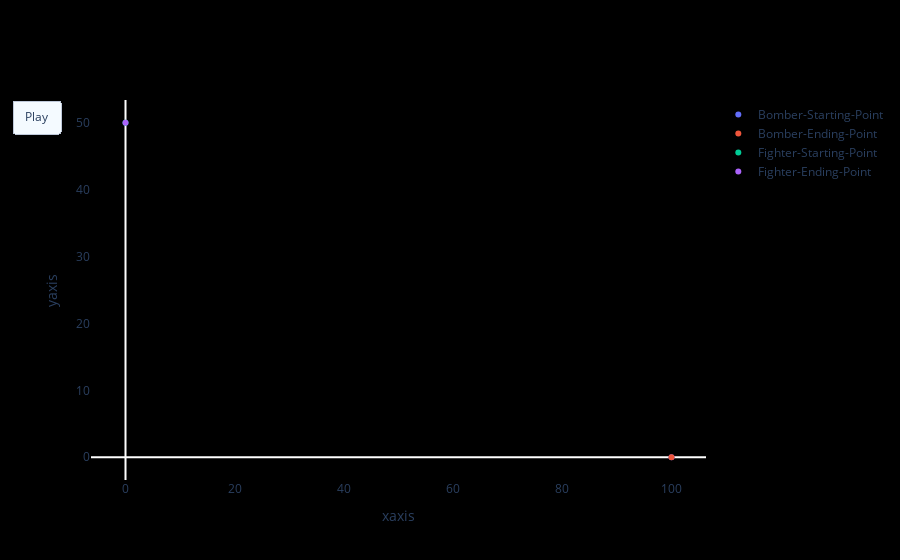

Notebook source saved alongside this figure:
### Code cell
# live animation code:
trace1 = go.Scatter(x=[df["Bomber-X"].iloc[0]], y=[df["Bomber-Y"].iloc[0]], 
                    mode="markers", name="Bomber-Starting-Point")
trace2 = go.Scatter(x=[df["Bomber-X"].iloc[0]], y=[df["Bomber-Y"].iloc[0]], 
                    mode="markers", name="Bomber-Ending-Point")
trace3 = go.Scatter(x=[df["Fighter-X"].iloc[0]], y=[df["Fighter-Y"].iloc[0]], 
                    mode="markers", name="Fighter-Starting-Point")
trace4 = go.Scatter(x=[df["Fighter-X"].iloc[0]], y=[df["Fighter-Y"].iloc[0]], 
                    mode="markers", name="Fighter-Ending-Point")

# trace5 = go.Scatter(x=df['Bomber-X'], y=df['Bomber-Y'], mode="lines", name="Bomber")
# trace6 = go.Scatter(x=df['Fighter-X'], y=df['Fighter-Y'], mode="lines", name="Fighter")

trace5 = go.Scatter(x=[], y=[], mode="lines", name="Bomber")
trace6 = go.Scatter(x=[], y=[], mode="lines", name="Fighter")

trace = [trace1, trace2, trace3, trace4, trace5, trace6]

# frames:
frames = []
for i in range(len(df)):
    frames.append(
        go.Frame(
            data=[
                # starting and ending
                go.Scatter(x=[df["Bomber-X"].iloc[0]], y=[df["Bomber-Y"].iloc[0]],
                           mode="markers", name="Bomber-Starting-Point"),
                go.Scatter(x=[df["Bomber-X"].iloc[-i]], y=[df["Bomber-Y"].iloc[-i]], 
                           mode="markers", name="Bomber-Ending-Point"),
                go.Scatter(x=[df["Fighter-X"].iloc[i]], y=[df["Fighter-Y"].iloc[i]],
                           mode="markers", name="Fighter-Starting-Point"),
                go.Scatter(x=[df["Fighter-X"].iloc[-i]], y=[df["Fighter-Y"].iloc[-i]], 
                           mode="markers", name="Fighter-Ending-Point"),
                
                # line ploting:
                go.Scatter(x=df['Bomber-X'][:i+1], y=df['Bomber-Y'][:i+1], mode="lines", name="Bomber"),
                go.Scatter(x=df['Fighter-X'][:i+1], y=df['Fighter-Y'][:i+1], mode="lines", name="Fighter")
            ],
            name=str(i),
            traces=[0,1,2,3,4,5]
        )
    )
    
    
layout = go.Layout(
    xaxis=dict(title="xaxis", showgrid=False),
    yaxis=dict(title="yaxis", showgrid=False),
    paper_bgcolor="black",
    plot_bgcolor="black",
    updatemenus=[dict(
                type="buttons",
                direction="down",
                buttons=[dict(args=[
                        None, # run all the frame 
                        {
                            "frame": {"duration": 300, "redraw": True},
                            "transition": {"duration": 300},
                            "fromcurrent": True}],
                        label="Play",
                        method="animate")])],
    showlegend=True
)

fig = go.Figure(data=trace, layout=layout,frames=frames)
fig.show()

### Figure 1 — Plotly figure (JSON) as saved in the notebook; plotly's stock layout.template omitted (floating-point values rounded to 4 significant figures)
{"data": [{"mode": "markers", "name": "Bomber-Starting-Point", "type": "scatter", "x": [100], "y": [0]}, {"mode": "markers", "name": "Bomber-Ending-Point", "type": "scatter", "x": [100], "y": [0]}, {"mode": "markers", "name": "Fighter-Starting-Point", "type": "scatter", "x": [0], "y": [50]}, {"mode": "markers", "name": "Fighter-Ending-Point", "type": "scatter", "x": [0], "y": [50]}, {"mode": "lines", "name": "Bomber", "type": "scatter", "x": [], "y": []}, {"mode": "lines", "name": "Fighter", "type": "scatter", "x": [], "y": []}], "layout": {"paper_bgcolor": "black", "plot_bgcolor": "black", "showlegend": true, "updatemenus": [{"buttons": [{"args": [null, {"frame": {"duration": 300, "redraw": true}, "fromcurrent": true, "transition": {"duration": 300}}], "label": "Play", "method": "animate"}], "direction": "down", "type": "buttons"}], "xaxis": {"showgrid": false, "title": {"text": "xaxis"}}, "yaxis": {"showgrid": false, "title": {"text": "yaxis"}}}}
